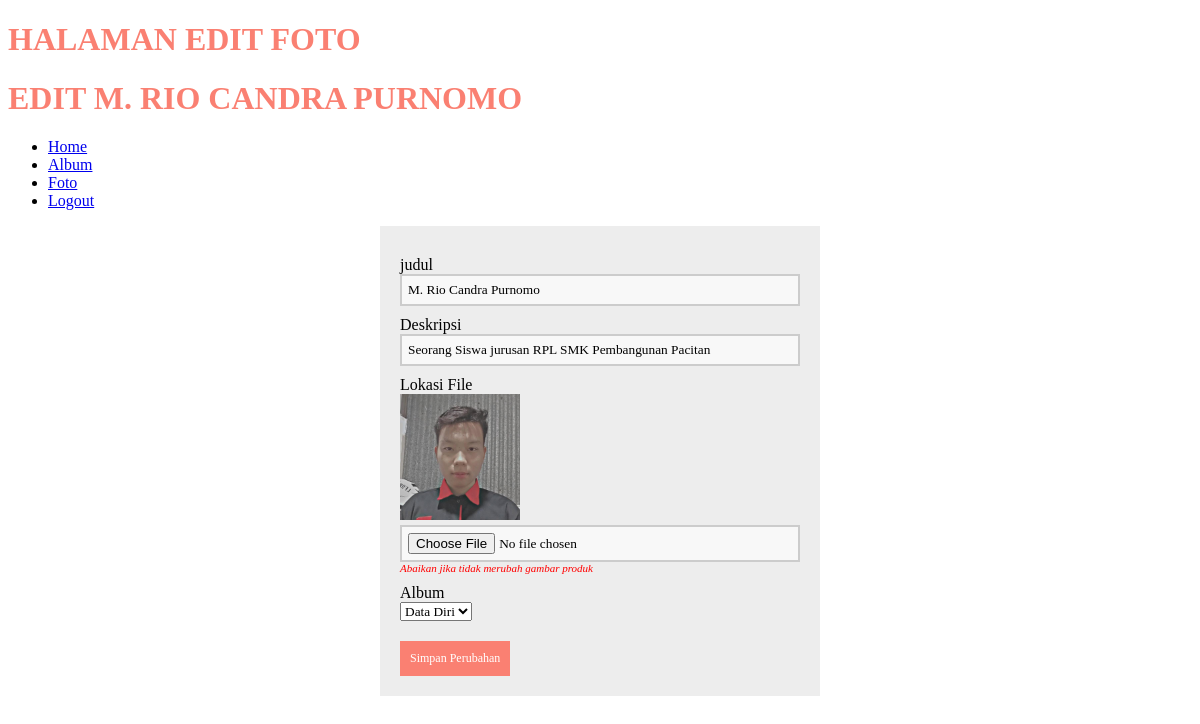
The page /gallery/edit_foto.php?fotoid=2 (signed in) on the database its author committed.
### tables this page shows
CREATE TABLE `foto` (
  `fotoid` int(11) NOT NULL,
  `judulfoto` varchar(255) NOT NULL,
  `deskripsifoto` text NOT NULL,
  `tanggalunggah` date NOT NULL,
  `lokasifile` varchar(255) NOT NULL,
  `albumid` int(11) NOT NULL,
  `userid` int(11) NOT NULL
);

CREATE TABLE `album` (
  `albumid` int(11) NOT NULL,
  `namaalbum` varchar(255) NOT NULL,
  `deskripsi` text NOT NULL,
  `tanggaldibuat` date NOT NULL,
  `userid` int(11) NOT NULL
);

### gallery/edit_foto.php (the view, shortened to what this page needs)
 <?php
include 'koneksi.php';
  if (isset($_GET['fotoid'])) {
    $fotoid = ($_GET["fotoid"]);
    $query = "SELECT * FROM foto WHERE fotoid='$fotoid'";
    $result = mysqli_query($conn, $query);
    $data = mysqli_fetch_assoc($result);
  } else {
    echo "<script>alert('Masukkan data id.');window.location='edit_foto.php';</script>";
  }
  ?>
<!DOCTYPE html>
<html>
  <head>
  </head>
  <body>
      <body>
  <h1>Halaman Edit Foto</h1>
 <h1>Edit <?php echo $data['judulfoto']; ?></h1>
<ul>
  <li><a href="index.php">Home</a></li>
  <li><a href="album.php">Album</a></li>
  <li><a href="foto.php">Foto</a></li>
  <li><a href="logout.php">Logout</a></li>
</ul>
<form action="update_foto.php" method="POST" enctype="multipart/form-data">
  <section class="base">
    <div>
          <label>judul</label>
          <input type="text" name="judulfoto" value="<?php echo $data['judulfoto']; ?>" autofocus="" required="" />
        </div>
     <div>
          <label>Deskripsi</label>
          <input type="text" name="deskripsifoto" value="<?php echo $data['deskripsifoto']; ?>" autofocus="" required="" />
    </div>
   <div>
          <label>Lokasi File</label>
          <img src="gambar/<?php echo $data['lokasifile']; ?>" style="width: 120px;float: left;margin-bottom: 5px;">
          <input type="file" name="lokasifile" />
          <i style="float: left;font-size: 11px;color: red">Abaikan jika tidak merubah gambar produk</i>
        </div>
  <div>
      <label>Album</label>
        <select name="albumid" >
          <?php
        $userid=$_SESSION['userid'];
        $sql2=mysqli_query($conn,"SELECT * FROM album WHERE userid='$userid'");
        while($data2=mysqli_fetch_array($sql2)){
        ?>
        <option value="<?=$data2['albumid']?>"<?php if($data2['albumid']==$data['albumid']){echo 'selected';}?>><?=$data2['namaalbum']?></option>
        <?php
      }
        ?>
        </select>
  </div>
  <button type="submit">Simpan Perubahan</button>
</form>
  </body>
</html>

### gallery/edit_foto.php (style rules this page uses)
* { font-family: "Trebuchet MS"; }
h1 { text-transform: uppercase; color: salmon; }
button { background-color: salmon; color: #fff; padding: 10px; text-decoration: none; font-size: 12px; border: 0px; margin-top: 20px; }
label { margin-top: 10px; float: left; text-align: left; width: 100%; }
input { padding: 6px; width: 100%; box-sizing: border-box; background: #f8f8f8; border: 2px solid #ccc; outline-color: salmon; }
div { width: 100%; height: auto; }
.base { width: 400px; height: auto; padding: 20px; margin-left: auto; margin-right: auto; background: #ededed; }

### rows shown on the page
foto: judulfoto "M. RIO CANDRA PURNOMO", judulfoto "M. Rio Candra Purnomo", deskripsifoto "Seorang Siswa jurusan RPL SMK Pembangunan Pacitan", lokasifile (picture), albumid "Data Diri"
